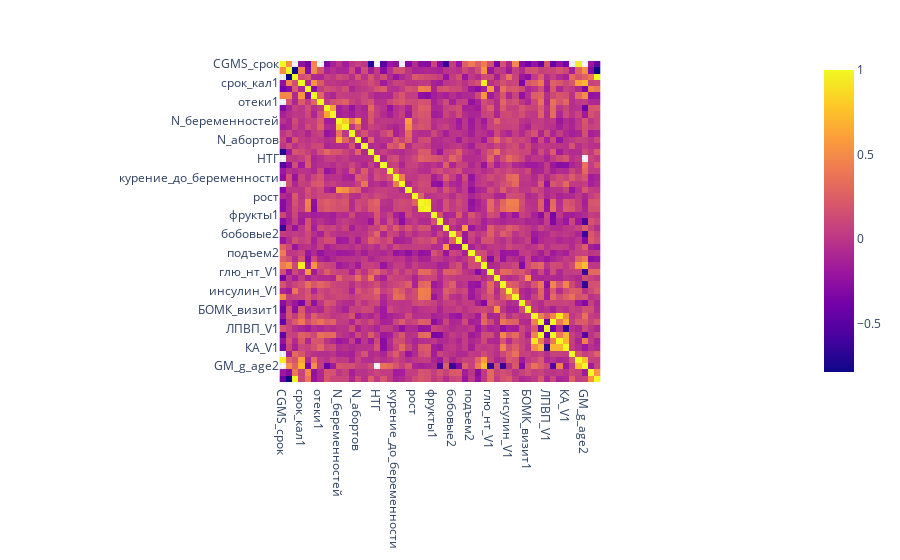

The cell this chart's notebook holds for it:
### Code cell
px.imshow(noutof_clinical_data.corr())

### Figure 1 — Plotly figure (JSON) as saved in the notebook; plotly's stock layout.template omitted (floating-point values rounded to 4 significant figures; data arrays with more than 128 entries replaced by an {"elided": "..."} marker saying what was removed)
{"data": [{"coloraxis": "coloraxis", "hovertemplate": "x: %{x}<br>y: %{y}<br>color: %{z}<extra></extra>", "name": "0", "type": "heatmap", "x": ["CGMS_срок", "диета_срок", "диета_кал", "срок_кал1", "Глюкоза_нт_общая", "прибавка_m1", "отеки1", "АД_сист1", "АД_диаст1", "N_беременностей", "N_родов", "N_невынашивание", "N_абортов", "menses", "АГ", "НТГ", "СД_у_родственников", "КОК", "курение_до_беременности", "курение_во_время", "возраст", "рост", "вес_до_берем", "ИМТ", "фрукты1", "молочное_необезжир1", "сосиски1", "бобовые2", "овощи2", "сосиски2", "подъем2", "rs10830963_MTNR1B_N", "срок_анализы_V1", "глю_нт_V1", "кетоны_V1", "HbA1C_V1", "инсулин_V1", "лептин_V1", "ФР_V1", "БОМК_визит1", "Хол_V1", "ТГ_V1", "ЛПВП_V1", "ЛПОНП_V1", "ЛПНП_V1", "КА_V1", "АБ_бер_ть", "CGM_g_age1", "GM_g_age2", "diet_before_V1", "Diet_duration_V1"], "xaxis": "x", "y": ["CGMS_срок", "диета_срок", "диета_кал", "срок_кал1", "Глюкоза_нт_общая", "прибавка_m1", "отеки1", "АД_сист1", "АД_диаст1", "N_беременностей", "N_родов", "N_невынашивание", "N_абортов", "menses", "АГ", "НТГ", "СД_у_родственников", "КОК", "курение_до_беременности", "курение_во_время", "возраст", "рост", "вес_до_берем", "ИМТ", "фрукты1", "молочное_необезжир1", "сосиски1", "бобовые2", "овощи2", "сосиски2", "подъем2", "rs10830963_MTNR1B_N", "срок_анализы_V1", "глю_нт_V1", "кетоны_V1", "HbA1C_V1", "инсулин_V1", "лептин_V1", "ФР_V1", "БОМК_визит1", "Хол_V1", "ТГ_V1", "ЛПВП_V1", "ЛПОНП_V1", "ЛПНП_V1", "КА_V1", "АБ_бер_ть", "CGM_g_age1", "GM_g_age2", "diet_before_V1", "Diet_duration_V1"], "yaxis": "y", "z": {"elided": "51x51 float values"}}], "layout": {"coloraxis": {"colorscale": [[0, "#0d0887"], [0.1111, "#46039f"], [0.2222, "#7201a8"], [0.3333, "#9c179e"], [0.4444, "#bd3786"], [0.5556, "#d8576b"], [0.6667, "#ed7953"], [0.7778, "#fb9f3a"], [0.8889, "#fdca26"], [1, "#f0f921"]]}, "margin": {"t": 60}, "xaxis": {"anchor": "y", "constrain": "domain", "domain": [0, 1], "scaleanchor": "y"}, "yaxis": {"anchor": "x", "autorange": "reversed", "constrain": "domain", "domain": [0, 1]}}}
